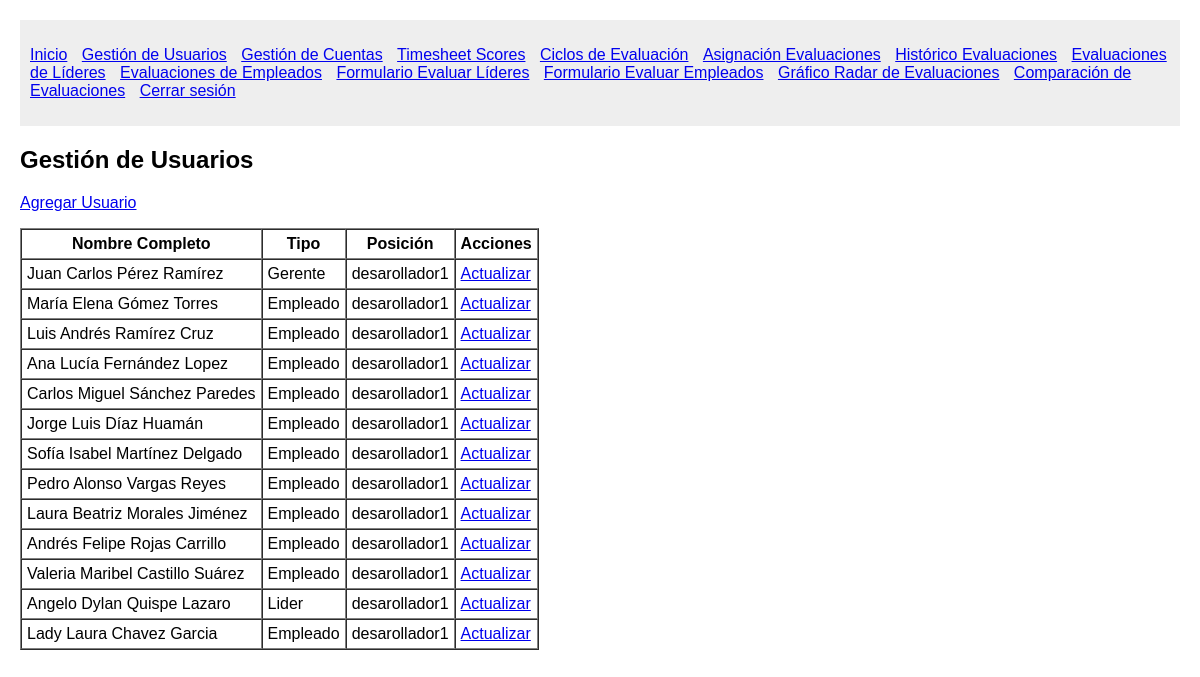
The app's page /users/ (signed in), older data.
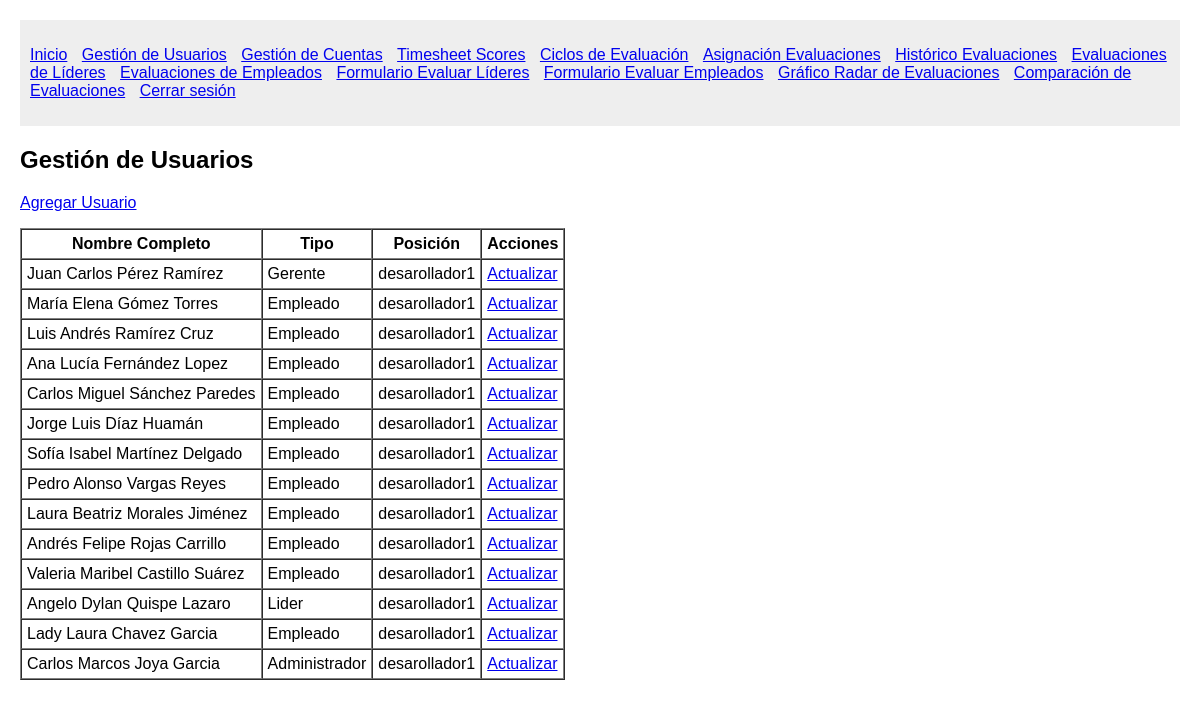
The same page, newer data.
### System/models.py (models this page shows)
class Usuario(models.Model):
    first_name = models.CharField(max_length=50)
    middle_name = models.CharField(max_length=50, blank=True, null=True)
    last_name = models.CharField(max_length=50)
    second_last_name = models.CharField(max_length=50, blank=True, null=True)
    user_type = models.CharField(max_length=50)
    position = models.ForeignKey(Position, on_delete=models.PROTECT)

class Position(models.Model):
    position_code = models.CharField(max_length=20)
    position_name = models.CharField(max_length=100)

### System/views.py (the view)
# urls.py: path('users/', views.manage_users, name='manage_users'),
@login_required
def manage_users(request):
    usuarios = Usuario.objects.all()
    return render(request, 'System/manage_users.html', {'usuarios': usuarios})

### System/views.py (called while the page is built)
def login_required(view_func):
    @wraps(view_func)
    def wrapped_view(request, *args, **kwargs):
        if not request.session.get('user_id'):
            return redirect('login')
        return view_func(request, *args, **kwargs)
    return wrapped_view

### System/templates/System/manage_users.html (shortened to what this page needs)
{% extends 'System/base.html' %}
{% load static %}
{% block content %}
    <h2>Gestión de Usuarios</h2>
    <p><a href="{% url 'add_user' %}">Agregar Usuario</a></p>
    <table border="1" cellspacing="0" cellpadding="5">
        <thead>
            <tr>
                <th>Nombre Completo</th>
                <th>Tipo</th>
                <th>Posición</th>
                <th>Acciones</th>
            </tr>
        </thead>
        <tbody>
            {% for usuario in usuarios %}
                <tr>
                    <td>
                        {{ usuario.first_name }}
                        {% if usuario.middle_name %}{{ usuario.middle_name }} {% endif %}
                        {{ usuario.last_name }}
                        {% if usuario.second_last_name %}{{ usuario.second_last_name }}{% endif %}
                    </td>
                    <td>{{ usuario.user_type }}</td>
                    <td>{{ usuario.position.position_name }}</td>
                    <td>
                        <a href="{% url 'update_user' usuario.id %}">Actualizar</a>
                    </td>
                </tr>
            {% empty %}
                <tr>
                    <td colspan="4">No hay usuarios registrados.</td>
                </tr>
            {% endfor %}
        </tbody>
    </table>
{% endblock %}

Row changes from the older to the newer data that the page shows:
added Usuario: first_name "Carlos", middle_name "Marcos", last_name "Joya", second_last_name "Garcia", user_type "Administrador", position.position_name "desarollador1"
